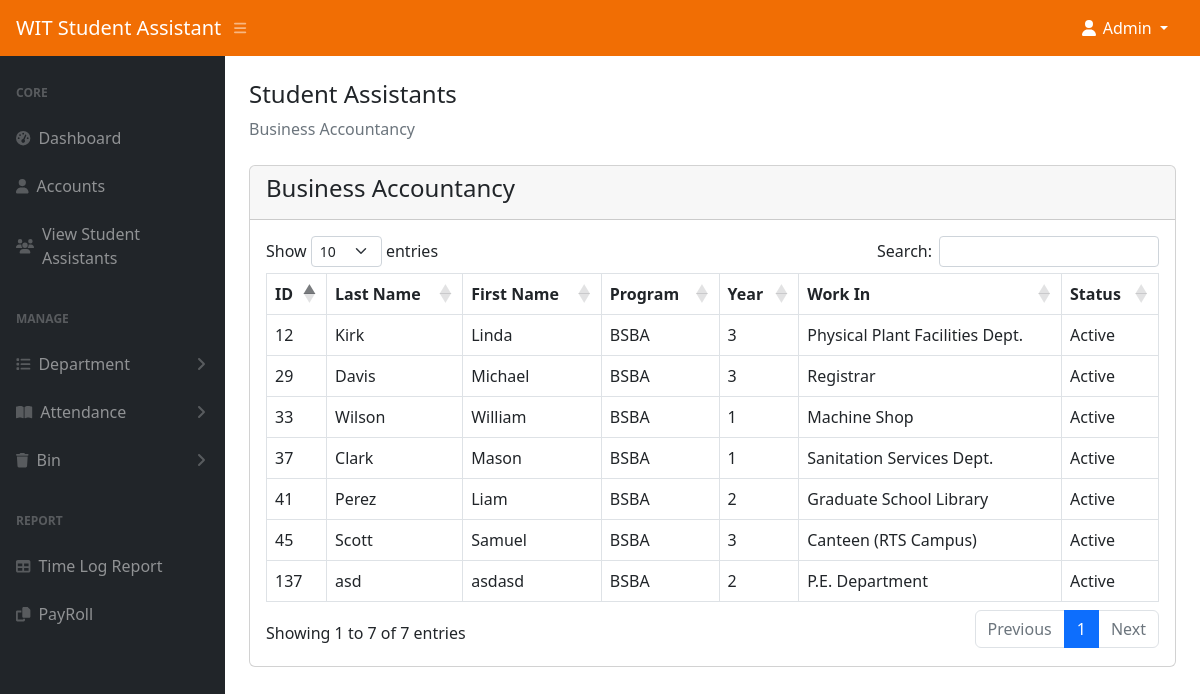
The page /admin/bsba.php (signed in) on the database its author committed.
### tables this page shows
CREATE TABLE `student_assistant` (
  `id` int(11) NOT NULL,
  `student_id` int(11) NOT NULL,
  `last_name` varchar(50) NOT NULL,
  `first_name` varchar(50) NOT NULL,
  `program` varchar(100) NOT NULL,
  `year` int(11) NOT NULL,
  `work` varchar(255) NOT NULL,
  `fingerprint_id` int(11) DEFAULT NULL,
  `image` text DEFAULT NULL,
  `status` tinyint(1) NOT NULL DEFAULT 0 COMMENT '0-visible,1=hidden,2=deleted',
  `age` int(11) NOT NULL,
  `sex` varchar(100) NOT NULL,
  `civil_status` varchar(100) NOT NULL,
  `date_of_birth` varchar(100) NOT NULL,
  `city_address` text NOT NULL,
  `contact_no1` varchar(15) NOT NULL,
  `contact_no2` varchar(15) NOT NULL,
  `contact_no3` varchar(15) NOT NULL,
  `province_address` text NOT NULL,
  `guardian` varchar(100) NOT NULL,
  `honor_award` text NOT NULL,
  `past_scholar` varchar(100) NOT NULL,
  `present_scholar` varchar(999) NOT NULL,
  `work_experience` text NOT NULL,
  `special_talent` text NOT NULL,
  `out_name1` varchar(100) DEFAULT NULL,
  `comp_add1` varchar(255) DEFAULT NULL,
  `cn1` varchar(20) DEFAULT NULL,
  `out_name2` varchar(100) DEFAULT NULL,
  `comp_add2` varchar(255) DEFAULT NULL,
  `cn2` varchar(20) DEFAULT NULL,
  `out_name3` varchar(100) DEFAULT NULL,
  `comp_add3` varchar(255) DEFAULT NULL,
  `cn3` varchar(20) DEFAULT NULL,
  `from_wit1` varchar(100) DEFAULT NULL,
  `comp_add4` varchar(255) DEFAULT NULL,
  `cn4` varchar(20) DEFAULT NULL,
  `from_wit2` varchar(100) DEFAULT NULL,
  `comp_add5` varchar(255) DEFAULT NULL,
  `cn5` varchar(20) DEFAULT NULL,
  `from_wit3` varchar(100) DEFAULT NULL,
  `comp_add6` varchar(255) DEFAULT NULL,
  `cn6` varchar(20) DEFAULT NULL,
  `fathers_name` varchar(100) DEFAULT NULL,
  `fathers_occ` varchar(100) DEFAULT NULL,
  `fathers_income` decimal(10,2) DEFAULT NULL,
  `mothers_name` varchar(100) DEFAULT NULL,
  `mothers_occ` varchar(100) DEFAULT NULL,
  `mothers_income` decimal(10,2) DEFAULT NULL,
  `siblings` text DEFAULT NULL
);

### admin/bsba.php (the view, shortened to what this page needs)
<?php
include('authentication.php');
include('includes/header.php');
?>
<div class="container-fluid px-4">
    <h4 class="mt-4">Student Assistants</h4>
    <ol class="breadcrumb mb-4">
        <li class="breadcrumb-item active">Business Accountancy</li>
    </ol>
    <div class="row">
        <div class="col-md-12">
            <div class="card">
                <div class="card-header">
                    <h4>Business Accountancy</h4>
                </div>
                <div class="card-body">
                    <table id="myTable" class="table table-bordered">
                        <thead>
                            <tr>
                                <th>ID</th>
                                <th>Last Name</th>
                                <th>First Name</th>
                                <th>Program</th>
                                <th>Year</th>
                                <th>Work In</th>
                                <th>Status</th>
                            </tr>
                        </thead>
                        <tbody>
                            <?php
                            $query = "SELECT * FROM student_assistant WHERE program ='BSBA'";
                            $query_run = mysqli_query($con, $query);
                            if (mysqli_num_rows($query_run) > 0) {
                                foreach ($query_run as $row) {
                            ?>
                                    <tr>
                                        <td><?= $row['id']; ?></td>
                                        <td><?= $row['last_name']; ?></td>
                                        <td><?= $row['first_name']; ?></td>
                                        <td><?= $row['program']; ?></td>
                                        <td><?= $row['year']; ?></td>
                                        <td><?= $row['work']; ?></td>
                                        <td>Active</td>
                                    <?php
                                }
                            } else {
                                    ?>
                                    <tr>
                                        <td colspan="6">No Record Found</td>
                                    </tr>
                                <?php
                            }
                                ?>
                        </tbody>
                    </table>
                </div>
            </div>
        </div>
    </div>
</div>
<?php
include('includes/scripts.php');
?>

### rows shown on the page
student_assistant: id "12", last_name "Kirk", first_name "Linda", program "BSBA", year "3", work "Physical Plant Facilities Dept."
student_assistant: id "29", last_name "Davis", first_name "Michael", program "BSBA", year "3", work "Registrar"
student_assistant: id "33", last_name "Wilson", first_name "William", program "BSBA", year "1", work "Machine Shop"
student_assistant: id "37", last_name "Clark", first_name "Mason", program "BSBA", year "1", work "Sanitation Services Dept."
student_assistant: id "41", last_name "Perez", first_name "Liam", program "BSBA", year "2", work "Graduate School Library"
student_assistant: id "45", last_name "Scott", first_name "Samuel", program "BSBA", year "3", work "Canteen (RTS Campus)"
student_assistant: id "137", last_name "asd", first_name "asdasd", program "BSBA", year "2", work "P.E. Department"
